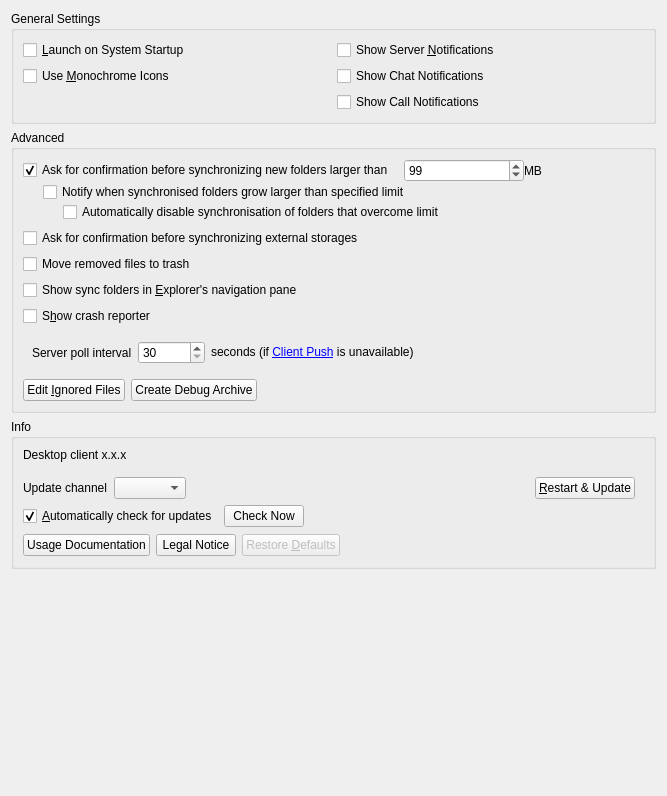
<?xml version="1.0" encoding="UTF-8"?>
<ui version="4.0">
 <class>OCC::GeneralSettings</class>
 <widget class="QWidget" name="OCC::GeneralSettings">
  <property name="geometry">
   <rect>
    <x>0</x>
    <y>0</y>
    <width>667</width>
    <height>796</height>
   </rect>
  </property>
  <property name="windowTitle">
   <string notr="true">Form</string>
  </property>
  <layout class="QGridLayout" name="gridLayout_3">
   <item row="0" column="0">
    <widget class="QGroupBox" name="generalGroupBox">
     <property name="title">
      <string>General Settings</string>
     </property>
     <layout class="QGridLayout" name="gridLayout_2">
      <item row="0" column="0">
       <widget class="QCheckBox" name="autostartCheckBox">
        <property name="text">
         <string>&amp;Launch on System Startup</string>
        </property>
       </widget>
      </item>
      <item row="2" column="1">
       <widget class="QCheckBox" name="callNotificationsCheckBox">
        <property name="text">
         <string>Show Call Notifications</string>
        </property>
       </widget>
      </item>
      <item row="1" column="0">
       <widget class="QCheckBox" name="monoIconsCheckBox">
        <property name="toolTip">
         <string>For System Tray</string>
        </property>
        <property name="text">
         <string>Use &amp;Monochrome Icons</string>
        </property>
       </widget>
      </item>
      <item row="1" column="1">
       <widget class="QCheckBox" name="chatNotificationsCheckBox">
        <property name="text">
         <string>Show Chat Notifications</string>
        </property>
       </widget>
      </item>
      <item row="0" column="1">
       <widget class="QCheckBox" name="serverNotificationsCheckBox">
        <property name="text">
         <string>Show Server &amp;Notifications</string>
        </property>
       </widget>
      </item>
     </layout>
    </widget>
   </item>
   <item row="1" column="0">
    <widget class="QGroupBox" name="groupBox">
     <property name="title">
      <string>Advanced</string>
     </property>
     <layout class="QVBoxLayout" name="verticalLayout">
      <item>
       <layout class="QVBoxLayout" name="verticalLayout_4">
        <property name="spacing">
         <number>0</number>
        </property>
        <item>
         <layout class="QHBoxLayout" name="horizontalLayout_3">
          <item>
           <widget class="QCheckBox" name="newFolderLimitCheckBox">
            <property name="text">
             <string>Ask for confirmation before synchronizing new folders larger than</string>
            </property>
            <property name="checked">
             <bool>true</bool>
            </property>
           </widget>
          </item>
          <item>
           <spacer name="horizontalSpacer">
            <property name="orientation">
             <enum>Qt::Orientation::Horizontal</enum>
            </property>
            <property name="sizeType">
             <enum>QSizePolicy::Policy::Fixed</enum>
            </property>
            <property name="sizeHint" stdset="0">
             <size>
              <width>10</width>
              <height>20</height>
             </size>
            </property>
           </spacer>
          </item>
          <item>
           <widget class="QSpinBox" name="newFolderLimitSpinBox">
            <property name="maximum">
             <number>999999</number>
            </property>
            <property name="value">
             <number>99</number>
            </property>
           </widget>
          </item>
          <item>
           <widget class="QLabel" name="label">
            <property name="text">
             <string extracomment="Trailing part of &quot;Ask confirmation before syncing folder larger than&quot; ">MB</string>
            </property>
           </widget>
          </item>
         </layout>
        </item>
        <item>
         <layout class="QHBoxLayout" name="horizontalLayout_5">
          <item>
           <spacer name="horizontalSpacer_3">
            <property name="orientation">
             <enum>Qt::Orientation::Horizontal</enum>
            </property>
            <property name="sizeType">
             <enum>QSizePolicy::Policy::Fixed</enum>
            </property>
            <property name="sizeHint" stdset="0">
             <size>
              <width>20</width>
              <height>20</height>
             </size>
            </property>
           </spacer>
          </item>
          <item>
           <widget class="QCheckBox" name="existingFolderLimitCheckBox">
            <property name="text">
             <string>Notify when synchronised folders grow larger than specified limit</string>
            </property>
           </widget>
          </item>
         </layout>
        </item>
        <item>
         <layout class="QHBoxLayout" name="horizontalLayout">
          <item>
           <spacer name="horizontalSpacer_5">
            <property name="orientation">
             <enum>Qt::Orientation::Horizontal</enum>
            </property>
            <property name="sizeType">
             <enum>QSizePolicy::Policy::Fixed</enum>
            </property>
            <property name="sizeHint" stdset="0">
             <size>
              <width>40</width>
              <height>20</height>
             </size>
            </property>
           </spacer>
          </item>
          <item>
           <widget class="QCheckBox" name="stopExistingFolderNowBigSyncCheckBox">
            <property name="text">
             <string>Automatically disable synchronisation of folders that overcome limit</string>
            </property>
           </widget>
          </item>
         </layout>
        </item>
       </layout>
      </item>
      <item>
       <layout class="QHBoxLayout" name="horizontalLayout_8">
        <item>
         <widget class="QCheckBox" name="newExternalStorage">
          <property name="text">
           <string>Ask for confirmation before synchronizing external storages</string>
          </property>
         </widget>
        </item>
       </layout>
      </item>
      <item>
       <layout class="QHBoxLayout" name="horizontalLayout_trash">
        <item>
         <widget class="QCheckBox" name="moveFilesToTrashCheckBox">
          <property name="text">
           <string>Move removed files to trash</string>
          </property>
         </widget>
        </item>
       </layout>
      </item>
      <item>
       <layout class="QHBoxLayout" name="horizontalLayout_10">
        <item>
         <widget class="QCheckBox" name="showInExplorerNavigationPaneCheckBox">
          <property name="text">
           <string>Show sync folders in &amp;Explorer's navigation pane</string>
          </property>
         </widget>
        </item>
       </layout>
      </item>
      <item>
       <layout class="QHBoxLayout" name="horizontalLayout_9">
        <item>
         <widget class="QCheckBox" name="crashreporterCheckBox">
          <property name="sizePolicy">
           <sizepolicy hsizetype="MinimumExpanding" vsizetype="Fixed">
            <horstretch>0</horstretch>
            <verstretch>0</verstretch>
           </sizepolicy>
          </property>
          <property name="text">
           <string>S&amp;how crash reporter</string>
          </property>
         </widget>
        </item>
       </layout>
      </item>
      <item>
       <widget class="QWidget" name="horizontalLayoutWidget_remotePollInterval">
        <layout class="QHBoxLayout" name="horizontalLayout_remotePollInterval">
         <item>
          <widget class="QLabel" name="remotePollIntervalLabel">
           <property name="text">
            <string>Server poll interval</string>
           </property>
          </widget>
         </item>
         <item>
          <widget class="QSpinBox" name="remotePollIntervalSpinBox">
           <property name="minimum">
            <number>30</number>
           </property>
           <property name="maximum">
            <number>999999</number>
           </property>
           <property name="singleStep">
            <number>1</number>
           </property>
          </widget>
         </item>
         <item>
          <widget class="QLabel" name="labelInterval">
           <property name="text">
            <string>seconds (if &lt;a href=&quot;https://github.com/nextcloud/notify_push&quot;&gt;Client Push&lt;/a&gt; is unavailable)</string>
           </property>
           <property name="textFormat">
            <enum>Qt::TextFormat::RichText</enum>
           </property>
           <property name="openExternalLinks">
            <bool>true</bool>
           </property>
           <property name="textInteractionFlags">
            <set>Qt::TextInteractionFlag::LinksAccessibleByKeyboard|Qt::TextInteractionFlag::LinksAccessibleByMouse</set>
           </property>
          </widget>
         </item>
         <item>
          <spacer name="horizontalSpacer_remotePollInterval">
           <property name="orientation">
            <enum>Qt::Orientation::Horizontal</enum>
           </property>
           <property name="sizeHint" stdset="0">
            <size>
             <width>40</width>
             <height>20</height>
            </size>
           </property>
          </spacer>
         </item>
        </layout>
       </widget>
      </item>
      <item>
       <layout class="QHBoxLayout" name="horizontalLayout_4">
        <item>
         <widget class="QPushButton" name="ignoredFilesButton">
          <property name="text">
           <string>Edit &amp;Ignored Files</string>
          </property>
         </widget>
        </item>
        <item>
         <widget class="QPushButton" name="debugArchiveButton">
          <property name="text">
           <string>Create Debug Archive</string>
          </property>
         </widget>
        </item>
        <item>
         <spacer name="horizontalSpacer_4">
          <property name="orientation">
           <enum>Qt::Orientation::Horizontal</enum>
          </property>
          <property name="sizeHint" stdset="0">
           <size>
            <width>555</width>
            <height>20</height>
           </size>
          </property>
         </spacer>
        </item>
       </layout>
      </item>
     </layout>
    </widget>
   </item>
   <item row="2" column="0">
    <widget class="QGroupBox" name="aboutAndUpdatesGroupBox">
     <property name="title">
      <string>Info</string>
     </property>
     <layout class="QVBoxLayout" name="verticalLayout_3">
      <property name="bottomMargin">
       <number>10</number>
      </property>
      <item>
       <widget class="QLabel" name="infoAndUpdatesLabel">
        <property name="sizePolicy">
         <sizepolicy hsizetype="Preferred" vsizetype="Minimum">
          <horstretch>0</horstretch>
          <verstretch>0</verstretch>
         </sizepolicy>
        </property>
        <property name="text">
         <string>Desktop client x.x.x</string>
        </property>
       </widget>
      </item>
      <item>
       <widget class="QFrame" name="updatesContainer">
        <layout class="QVBoxLayout" name="updatesLayout">
         <property name="leftMargin">
          <number>0</number>
         </property>
         <property name="bottomMargin">
          <number>1</number>
         </property>
         <item>
          <layout class="QHBoxLayout" name="updatesLayout_1">
           <item>
            <widget class="QLabel" name="updateChannelLabel">
             <property name="sizePolicy">
              <sizepolicy hsizetype="Maximum" vsizetype="Preferred">
               <horstretch>0</horstretch>
               <verstretch>0</verstretch>
              </sizepolicy>
             </property>
             <property name="text">
              <string>Update channel</string>
             </property>
            </widget>
           </item>
           <item>
            <widget class="QComboBox" name="updateChannel">
             <property name="sizePolicy">
              <sizepolicy hsizetype="Maximum" vsizetype="Fixed">
               <horstretch>0</horstretch>
               <verstretch>0</verstretch>
              </sizepolicy>
             </property>
            </widget>
           </item>
           <item>
            <widget class="QLabel" name="updateStateLabel">
             <property name="text">
              <string/>
             </property>
             <property name="wordWrap">
              <bool>true</bool>
             </property>
             <property name="openExternalLinks">
              <bool>true</bool>
             </property>
            </widget>
           </item>
           <item>
            <widget class="QPushButton" name="restartButton">
             <property name="sizePolicy">
              <sizepolicy hsizetype="Maximum" vsizetype="Fixed">
               <horstretch>0</horstretch>
               <verstretch>0</verstretch>
              </sizepolicy>
             </property>
             <property name="text">
              <string>&amp;Restart &amp;&amp; Update</string>
             </property>
            </widget>
           </item>
          </layout>
         </item>
         <item>
          <layout class="QHBoxLayout" name="updatesLayout_2">
           <item>
            <widget class="QCheckBox" name="autoCheckForUpdatesCheckBox">
             <property name="sizePolicy">
              <sizepolicy hsizetype="Minimum" vsizetype="Fixed">
               <horstretch>0</horstretch>
               <verstretch>0</verstretch>
              </sizepolicy>
             </property>
             <property name="text">
              <string>&amp;Automatically check for updates</string>
             </property>
             <property name="checked">
              <bool>true</bool>
             </property>
            </widget>
           </item>
           <item>
            <widget class="QPushButton" name="updateButton">
             <property name="sizePolicy">
              <sizepolicy hsizetype="Maximum" vsizetype="Fixed">
               <horstretch>0</horstretch>
               <verstretch>0</verstretch>
              </sizepolicy>
             </property>
             <property name="text">
              <string>Check Now</string>
             </property>
            </widget>
           </item>
           <item>
            <spacer name="horizontalSpacer_6">
             <property name="orientation">
              <enum>Qt::Orientation::Horizontal</enum>
             </property>
             <property name="sizeHint" stdset="0">
              <size>
               <width>40</width>
               <height>20</height>
              </size>
             </property>
            </spacer>
           </item>
          </layout>
         </item>
        </layout>
       </widget>
      </item>
      <item>
       <layout class="QHBoxLayout" name="infoContainer">
        <item>
         <widget class="QPushButton" name="usageDocumentationButton">
          <property name="text">
           <string>Usage Documentation</string>
          </property>
         </widget>
        </item>
        <item>
         <widget class="QPushButton" name="legalNoticeButton">
          <property name="text">
           <string>Legal Notice</string>
          </property>
         </widget>
        </item>
        <item>
         <widget class="QPushButton" name="restoreButton">
          <property name="enabled">
           <bool>false</bool>
          </property>
          <property name="text">
           <string>Restore &amp;Defaults</string>
          </property>
         </widget>
        </item>
        <item>
         <spacer name="horizontalSpacer_2">
          <property name="orientation">
           <enum>Qt::Orientation::Horizontal</enum>
          </property>
          <property name="sizeHint" stdset="0">
           <size>
            <width>40</width>
            <height>20</height>
           </size>
          </property>
         </spacer>
        </item>
       </layout>
      </item>
     </layout>
    </widget>
   </item>
   <item row="4" column="0">
    <spacer name="verticalSpacer">
     <property name="orientation">
      <enum>Qt::Orientation::Vertical</enum>
     </property>
     <property name="sizeHint" stdset="0">
      <size>
       <width>20</width>
       <height>0</height>
      </size>
     </property>
    </spacer>
   </item>
  </layout>
 </widget>
 <tabstops>
  <tabstop>autostartCheckBox</tabstop>
  <tabstop>serverNotificationsCheckBox</tabstop>
  <tabstop>ignoredFilesButton</tabstop>
  <tabstop>newFolderLimitCheckBox</tabstop>
  <tabstop>newFolderLimitSpinBox</tabstop>
  <tabstop>crashreporterCheckBox</tabstop>
  <tabstop>restartButton</tabstop>
 </tabstops>
 <resources/>
 <connections>
  <connection>
   <sender>newFolderLimitCheckBox</sender>
   <signal>toggled(bool)</signal>
   <receiver>newFolderLimitSpinBox</receiver>
   <slot>setEnabled(bool)</slot>
   <hints>
    <hint type="sourcelabel">
     <x>247</x>
     <y>188</y>
    </hint>
    <hint type="destinationlabel">
     <x>497</x>
     <y>190</y>
    </hint>
   </hints>
  </connection>
 </connections>
</ui>
